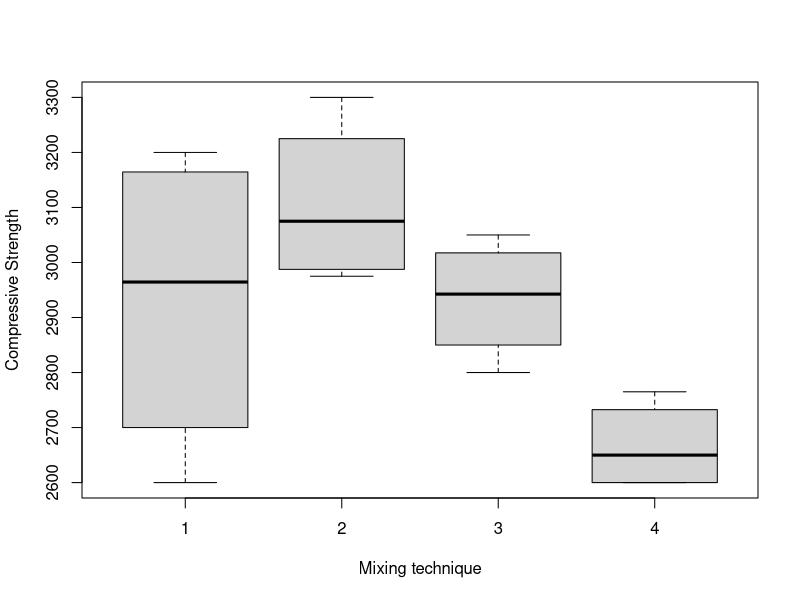

Source code (R):
# task 1
p <- 2
n <- 51

(intercept_t <- -498.683/140.988)
(x1_est <- 6.677 * 4.885)
(x2_se <- 9.112/6.9)


ssr <- 1841257.15

(sst <- (ssr)/(1 - 0.5708))

# SST = SSReg + SSR
(ssreg <- sst - ssr)

# R2:
# 57.08% of the varaince in the data is explained by our model


(f_stat <- (ssreg/p) / (ssr / (n-(p+1))))

pf(f_stat,2,48,lower.tail = FALSE)


# task 2


# task 3
c1 <- c(3129, 3200, 2800, 2600)
c2 <- c(3000, 3300, 2975, 3150)
c3 <- c(2800, 2900, 2985, 3050)
c4 <- c(2600, 2700, 2600, 2765)


m <- matrix(c(c1, c2, c3, c4), nrow=4)

boxplot(m, xlab="Mixing technique", ylab="Compressive Strength")


